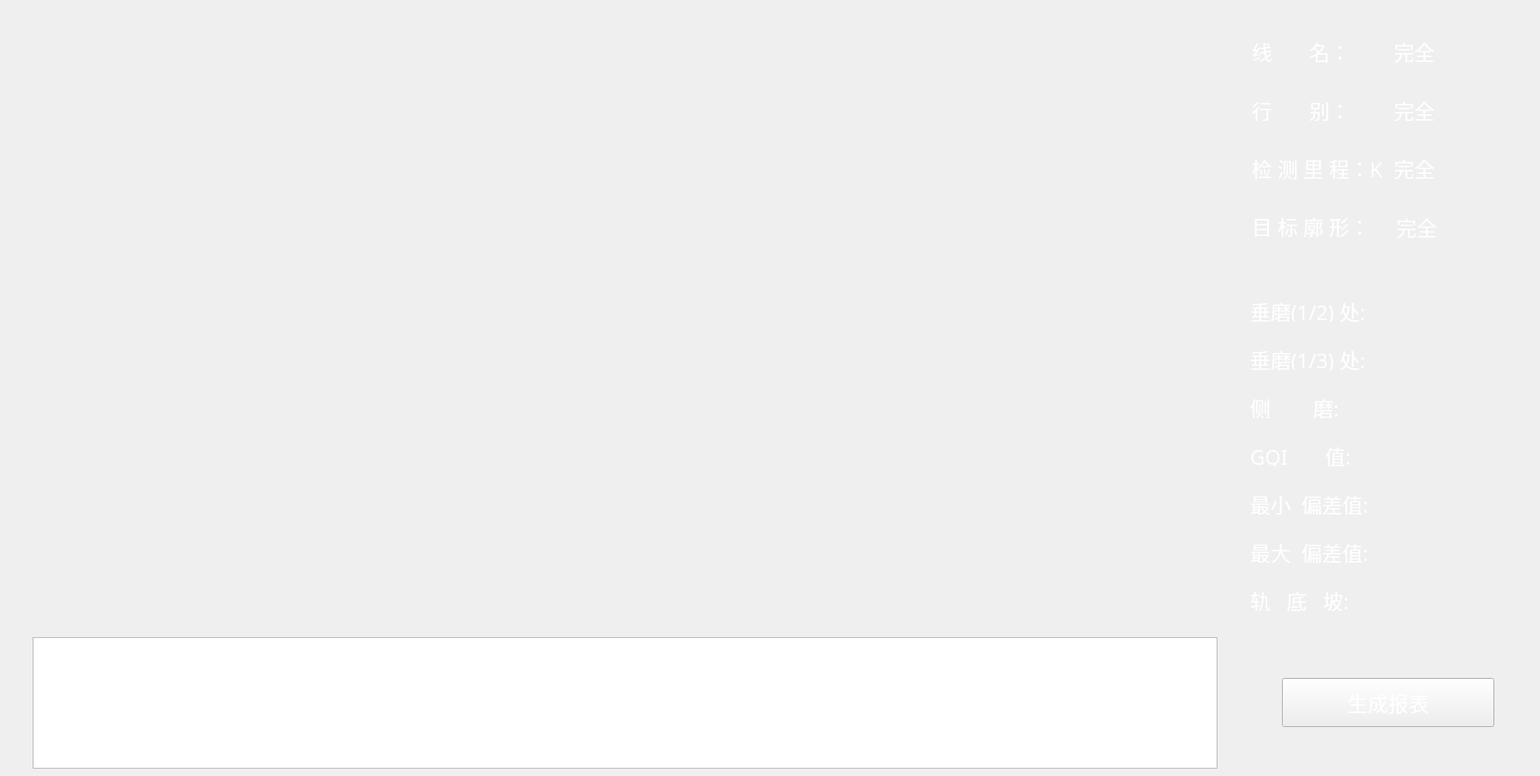
            <widget class="QWidget" name="singlePoint">
             <widget class="QLabel" name="Lab_abrasionTitle">
              <property name="geometry">
               <rect>
                <x>210</x>
                <y>30</y>
                <width>341</width>
                <height>31</height>
               </rect>
              </property>
              <property name="font">
               <font>
                <family>黑体</family>
                <pointsize>19</pointsize>
               </font>
              </property>
              <property name="text">
               <string/>
              </property>
             </widget>
             <widget class="QCustomPlot" name="qCustomPlot6" native="true">
              <property name="geometry">
               <rect>
                <x>40</x>
                <y>70</y>
                <width>701</width>
                <height>401</height>
               </rect>
              </property>
             </widget>
             <widget class="QLabel" name="Lab_qualityTitle">
              <property name="geometry">
               <rect>
                <x>980</x>
                <y>30</y>
                <width>371</width>
                <height>31</height>
               </rect>
              </property>
              <property name="font">
               <font>
                <family>黑体</family>
                <pointsize>19</pointsize>
               </font>
              </property>
              <property name="text">
               <string/>
              </property>
             </widget>
             <widget class="QCustomPlot" name="qCustomPlot7" native="true">
              <property name="geometry">
               <rect>
                <x>790</x>
                <y>70</y>
                <width>701</width>
                <height>401</height>
               </rect>
              </property>
             </widget>
             <widget class="QCustomPlot" name="qCustomPlot8" native="true">
              <property name="geometry">
               <rect>
                <x>39</x>
                <y>530</y>
                <width>1451</width>
                <height>171</height>
               </rect>
              </property>
             </widget>
             <widget class="QLabel" name="Lab_offsetTitle">
              <property name="geometry">
               <rect>
                <x>700</x>
                <y>480</y>
                <width>191</width>
                <height>41</height>
               </rect>
              </property>
              <property name="font">
               <font>
                <family>黑体</family>
                <pointsize>19</pointsize>
               </font>
              </property>
              <property name="text">
               <string/>
              </property>
             </widget>
             <widget class="QLabel" name="Lab_grindTableTitle">
              <property name="geometry">
               <rect>
                <x>650</x>
                <y>720</y>
                <width>271</width>
                <height>41</height>
               </rect>
              </property>
              <property name="font">
               <font>
                <family>黑体</family>
                <pointsize>19</pointsize>
               </font>
              </property>
              <property name="text">
               <string/>
              </property>
             </widget>
             <widget class="QTableWidget" name="tableWidget_3">
              <property name="geometry">
               <rect>
                <x>40</x>
                <y>780</y>
                <width>1451</width>
                <height>161</height>
               </rect>
              </property>
             </widget>
             <widget class="QPushButton" name="btn_generate1">
              <property name="geometry">
               <rect>
                <x>1570</x>
                <y>830</y>
                <width>260</width>
                <height>60</height>
               </rect>
              </property>
              <property name="font">
               <font>
                <family>黑体</family>
                <pointsize>19</pointsize>
               </font>
              </property>
              <property name="styleSheet">
               <string notr="true">border-image: url(:/SCRail/importData/ImageFolder/button/disconnect.png);
color: rgb(255, 255, 255);</string>
              </property>
              <property name="text">
               <string>生成报表</string>
              </property>
             </widget>
             <widget class="QWidget" name="layoutWidget">
              <property name="geometry">
               <rect>
                <x>1533</x>
                <y>30</y>
                <width>341</width>
                <height>281</height>
               </rect>
              </property>
              <layout class="QVBoxLayout" name="verticalLayout_12">
               <item>
                <layout class="QHBoxLayout" name="horizontalLayout_59">
                 <item>
                  <widget class="QLabel" name="label_54">
                   <property name="font">
                    <font>
                     <family>黑体</family>
                     <pointsize>19</pointsize>
                    </font>
                   </property>
                   <property name="styleSheet">
                    <string notr="true">color: rgb(255, 255, 255);</string>
                   </property>
                   <property name="text">
                    <string>线       名：</string>
                   </property>
                  </widget>
                 </item>
                 <item>
                  <widget class="QLabel" name="lineName_5">
                   <property name="font">
                    <font>
                     <family>黑体</family>
                     <pointsize>19</pointsize>
                    </font>
                   </property>
                   <property name="styleSheet">
                    <string notr="true">color: rgb(255, 255, 255);</string>
                   </property>
                   <property name="text">
                    <string>完全</string>
                   </property>
                  </widget>
                 </item>
                </layout>
               </item>
               <item>
                <layout class="QHBoxLayout" name="horizontalLayout_57">
                 <item>
                  <widget class="QLabel" name="label_58">
                   <property name="font">
                    <font>
                     <family>黑体</family>
                     <pointsize>19</pointsize>
                    </font>
                   </property>
                   <property name="styleSheet">
                    <string notr="true">color: rgb(255, 255, 255);</string>
                   </property>
                   <property name="text">
                    <string>行       别：</string>
                   </property>
                  </widget>
                 </item>
                 <item>
                  <widget class="QLabel" name="trackName_4">
                   <property name="font">
                    <font>
                     <family>黑体</family>
                     <pointsize>19</pointsize>
                    </font>
                   </property>
                   <property name="styleSheet">
                    <string notr="true">color: rgb(255, 255, 255);</string>
                   </property>
                   <property name="text">
                    <string>完全</string>
                   </property>
                  </widget>
                 </item>
                </layout>
               </item>
               <item>
                <layout class="QHBoxLayout" name="horizontalLayout_60">
                 <item>
                  <widget class="QLabel" name="label_60">
                   <property name="font">
                    <font>
                     <family>黑体</family>
                     <pointsize>19</pointsize>
                    </font>
                   </property>
                   <property name="styleSheet">
                    <string notr="true">color: rgb(255, 255, 255);</string>
                   </property>
                   <property name="text">
                    <string>检 测 里 程：K</string>
                   </property>
                  </widget>
                 </item>
                 <item>
                  <widget class="QLabel" name="mileageName_4">
                   <property name="font">
                    <font>
                     <family>黑体</family>
                     <pointsize>19</pointsize>
                    </font>
                   </property>
                   <property name="styleSheet">
                    <string notr="true">color: rgb(255, 255, 255);</string>
                   </property>
                   <property name="text">
                    <string>完全</string>
                   </property>
                  </widget>
                 </item>
                </layout>
               </item>
               <item>
                <layout class="QHBoxLayout" name="horizontalLayout_58">
                 <item>
                  <widget class="QLabel" name="label_62">
                   <property name="minimumSize">
                    <size>
                     <width>171</width>
                     <height>25</height>
                    </size>
                   </property>
                   <property name="maximumSize">
                    <size>
                     <width>171</width>
                     <height>25</height>
                    </size>
                   </property>
                   <property name="font">
                    <font>
                     <family>黑体</family>
                     <pointsize>19</pointsize>
                    </font>
                   </property>
                   <property name="styleSheet">
                    <string notr="true">color: rgb(255, 255, 255);</string>
                   </property>
                   <property name="text">
                    <string>目 标 廓 形：</string>
                   </property>
                  </widget>
                 </item>
                 <item>
                  <widget class="QLabel" name="target_oversizeName_4">
                   <property name="font">
                    <font>
                     <family>黑体</family>
                     <pointsize>19</pointsize>
                    </font>
                   </property>
                   <property name="styleSheet">
                    <string notr="true">color: rgb(255, 255, 255);</string>
                   </property>
                   <property name="text">
                    <string>完全</string>
                   </property>
                  </widget>
                 </item>
                </layout>
               </item>
              </layout>
             </widget>
             <widget class="QWidget" name="layoutWidget">
              <property name="geometry">
               <rect>
                <x>1530</x>
                <y>341</y>
                <width>347</width>
                <height>441</height>
               </rect>
              </property>
              <layout class="QVBoxLayout" name="verticalLayout_5">
               <item>
                <layout class="QHBoxLayout" name="horizontalLayout_67">
                 <item>
                  <widget class="QLabel" name="label_51">
                   <property name="minimumSize">
                    <size>
                     <width>181</width>
                     <height>25</height>
                    </size>
                   </property>
                   <property name="maximumSize">
                    <size>
                     <width>181</width>
                     <height>25</height>
                    </size>
                   </property>
                   <property name="font">
                    <font>
                     <family>黑体</family>
                     <pointsize>19</pointsize>
                    </font>
                   </property>
                   <property name="styleSheet">
                    <string notr="true">color: rgb(255, 255, 255);</string>
                   </property>
                   <property name="text">
                    <string>垂磨(1/2) 处:</string>
                   </property>
                  </widget>
                 </item>
                 <item>
                  <widget class="QLabel" name="Lab_verticalHalfWear_2">
                   <property name="minimumSize">
                    <size>
                     <width>156</width>
                     <height>25</height>
                    </size>
                   </property>
                   <property name="maximumSize">
                    <size>
                     <width>156</width>
                     <height>25</height>
                    </size>
                   </property>
                   <property name="font">
                    <font>
                     <family>黑体</family>
                     <pointsize>19</pointsize>
                    </font>
                   </property>
                   <property name="styleSheet">
                    <string notr="true">color: rgb(255, 255, 255);</string>
                   </property>
                   <property name="text">
                    <string/>
                   </property>
                  </widget>
                 </item>
                </layout>
               </item>
               <item>
                <layout class="QHBoxLayout" name="horizontalLayout_68">
                 <item>
                  <widget class="QLabel" name="label_52">
                   <property name="minimumSize">
                    <size>
                     <width>181</width>
                     <height>25</height>
                    </size>
                   </property>
                   <property name="maximumSize">
                    <size>
                     <width>181</width>
                     <height>25</height>
                    </size>
                   </property>
                   <property name="font">
                    <font>
                     <family>黑体</family>
                     <pointsize>19</pointsize>
                    </font>
                   </property>
                   <property name="styleSheet">
                    <string notr="true">color: rgb(255, 255, 255);</string>
                   </property>
                   <property name="text">
                    <string>垂磨(1/3) 处:</string>
                   </property>
                  </widget>
                 </item>
                 <item>
                  <widget class="QLabel" name="Lab_verticalThirdsWear_2">
                   <property name="minimumSize">
                    <size>
                     <width>156</width>
                     <height>25</height>
                    </size>
                   </property>
                   <property name="maximumSize">
                    <size>
                     <width>156</width>
                     <height>25</height>
                    </size>
                   </property>
                   <property name="font">
                    <font>
                     <family>黑体</family>
                     <pointsize>19</pointsize>
                    </font>
                   </property>
                   <property name="styleSheet">
                    <string notr="true">color: rgb(255, 255, 255);</string>
                   </property>
                   <property name="text">
                    <string/>
                   </property>
                  </widget>
                 </item>
                </layout>
               </item>
               <item>
                <layout class="QHBoxLayout" name="horizontalLayout_69">
                 <item>
                  <widget class="QLabel" name="label_55">
                   <property name="minimumSize">
                    <size>
                     <width>181</width>
                     <height>25</height>
                    </size>
                   </property>
                   <property name="maximumSize">
                    <size>
                     <width>181</width>
                     <height>25</height>
                    </size>
                   </property>
                   <property name="font">
                    <font>
                     <family>黑体</family>
                     <pointsize>19</pointsize>
                    </font>
                   </property>
                   <property name="styleSheet">
                    <string notr="true">color: rgb(255, 255, 255);</string>
                   </property>
                   <property name="text">
                    <string>侧        磨:</string>
                   </property>
                  </widget>
                 </item>
                 <item>
                  <widget class="QLabel" name="Lab_horizontalWear_2">
                   <property name="minimumSize">
                    <size>
                     <width>156</width>
                     <height>25</height>
                    </size>
                   </property>
                   <property name="maximumSize">
                    <size>
                     <width>156</width>
                     <height>25</height>
                    </size>
                   </property>
                   <property name="font">
                    <font>
                     <family>黑体</family>
                     <pointsize>19</pointsize>
                    </font>
                   </property>
                   <property name="styleSheet">
                    <string notr="true">color: rgb(255, 255, 255);</string>
                   </property>
                   <property name="text">
                    <string/>
                   </property>
                  </widget>
                 </item>
                </layout>
               </item>
               <item>
                <layout class="QHBoxLayout" name="horizontalLayout_8">
                 <item>
                  <widget class="QLabel" name="label_50">
                   <property name="minimumSize">
                    <size>
                     <width>181</width>
                     <height>25</height>
                    </size>
                   </property>
                   <property name="maximumSize">
                    <size>
                     <width>181</width>
                     <height>25</height>
                    </size>
                   </property>
                   <property name="font">
                    <font>
                     <family>黑体</family>
                     <pointsize>19</pointsize>
                    </font>
                   </property>
                   <property name="styleSheet">
                    <string notr="true">color: rgb(255, 255, 255);</string>
                   </property>
                   <property name="text">
                    <string>GQI       值:</string>
                   </property>
                  </widget>
                 </item>
                 <item>
                  <widget class="QLabel" name="Lab_GQIValue_2">
                   <property name="minimumSize">
                    <size>
                     <width>156</width>
                     <height>25</height>
                    </size>
                   </property>
                   <property name="maximumSize">
                    <size>
                     <width>156</width>
                     <height>25</height>
                    </size>
                   </property>
                   <property name="font">
                    <font>
                     <family>黑体</family>
                     <pointsize>19</pointsize>
                    </font>
                   </property>
                   <property name="styleSheet">
                    <string notr="true">color: rgb(255, 255, 255);</string>
                   </property>
                   <property name="text">
                    <string/>
                   </property>
                  </widget>
                 </item>
                </layout>
               </item>
               <item>
                <layout class="QHBoxLayout" name="horizontalLayout_27">
                 <item>
                  <widget class="QLabel" name="minOffset2_2">
                   <property name="minimumSize">
                    <size>
                     <width>181</width>
                     <height>25</height>
                    </size>
                   </property>
                   <property name="maximumSize">
                    <size>
                     <width>181</width>
                     <height>25</height>
                    </size>
                   </property>
                   <property name="font">
                    <font>
                     <family>黑体</family>
                     <pointsize>19</pointsize>
                    </font>
                   </property>
                   <property name="styleSheet">
                    <string notr="true">color: rgb(255, 255, 255);</string>
                   </property>
                   <property name="text">
                    <string>最小  偏差值:</string>
                   </property>
                  </widget>
                 </item>
                 <item>
                  <widget class="QLabel" name="Lab_minOffset_2">
                   <property name="minimumSize">
                    <size>
                     <width>156</width>
                     <height>25</height>
                    </size>
                   </property>
                   <property name="maximumSize">
                    <size>
                     <width>156</width>
                     <height>25</height>
                    </size>
                   </property>
                   <property name="font">
                    <font>
                     <family>黑体</family>
                     <pointsize>19</pointsize>
                    </font>
                   </property>
                   <property name="styleSheet">
                    <string notr="true">color: rgb(255, 255, 255);</string>
                   </property>
                   <property name="text">
                    <string/>
                   </property>
                  </widget>
                 </item>
                </layout>
               </item>
               <item>
                <layout class="QHBoxLayout" name="horizontalLayout_70">
                 <item>
                  <widget class="QLabel" name="maxOffset2_2">
                   <property name="minimumSize">
                    <size>
                     <width>181</width>
                     <height>25</height>
                    </size>
                   </property>
                   <property name="maximumSize">
                    <size>
                     <width>181</width>
                     <height>25</height>
                    </size>
                   </property>
                   <property name="font">
                    <font>
                     <family>黑体</family>
                     <pointsize>19</pointsize>
                    </font>
                   </property>
                   <property name="styleSheet">
                    <string notr="true">color: rgb(255, 255, 255);</string>
                   </property>
                   <property name="text">
                    <string>最大  偏差值:</string>
                   </property>
                  </widget>
                 </item>
                 <item>
                  <widget class="QLabel" name="Lab_maxOffset_2">
                   <property name="minimumSize">
                    <size>
                     <width>156</width>
                     <height>25</height>
                    </size>
                   </property>
                   <property name="maximumSize">
                    <size>
                     <width>156</width>
                     <height>25</height>
                    </size>
                   </property>
                   <property name="font">
                    <font>
                     <family>黑体</family>
                     <pointsize>19</pointsize>
                    </font>
                   </property>
                   <property name="styleSheet">
                    <string notr="true">color: rgb(255, 255, 255);</string>
                   </property>
                   <property name="text">
                    <string/>
                   </property>
                  </widget>
                 </item>
                </layout>
               </item>
               <item>
                <layout class="QHBoxLayout" name="horizontalLayout_81">
                 <item>
                  <widget class="QLabel" name="maxOffset2_3">
                   <property name="minimumSize">
                    <size>
                     <width>181</width>
                     <height>25</height>
                    </size>
                   </property>
                   <property name="maximumSize">
                    <size>
                     <width>181</width>
                     <height>25</height>
                    </size>
                   </property>
                   <property name="font">
                    <font>
                     <family>黑体</family>
                     <pointsize>19</pointsize>
                    </font>
                   </property>
                   <property name="styleSheet">
                    <string notr="true">color: rgb(255, 255, 255);</string>
                   </property>
                   <property name="text">
                    <string>轨   底   坡:</string>
                   </property>
                  </widget>
                 </item>
                 <item>
                  <widget class="QLabel" name="Lab_railCantValue4">
                   <property name="minimumSize">
                    <size>
                     <width>156</width>
                     <height>25</height>
                    </size>
                   </property>
                   <property name="maximumSize">
                    <size>
                     <width>156</width>
                     <height>25</height>
                    </size>
                   </property>
                   <property name="font">
                    <font>
                     <family>黑体</family>
                     <pointsize>19</pointsize>
                    </font>
                   </property>
                   <property name="styleSheet">
                    <string notr="true">color: rgb(255, 255, 255);</string>
                   </property>
                   <property name="text">
                    <string/>
                   </property>
                  </widget>
                 </item>
                </layout>
               </item>
              </layout>
             </widget>
            </widget>
